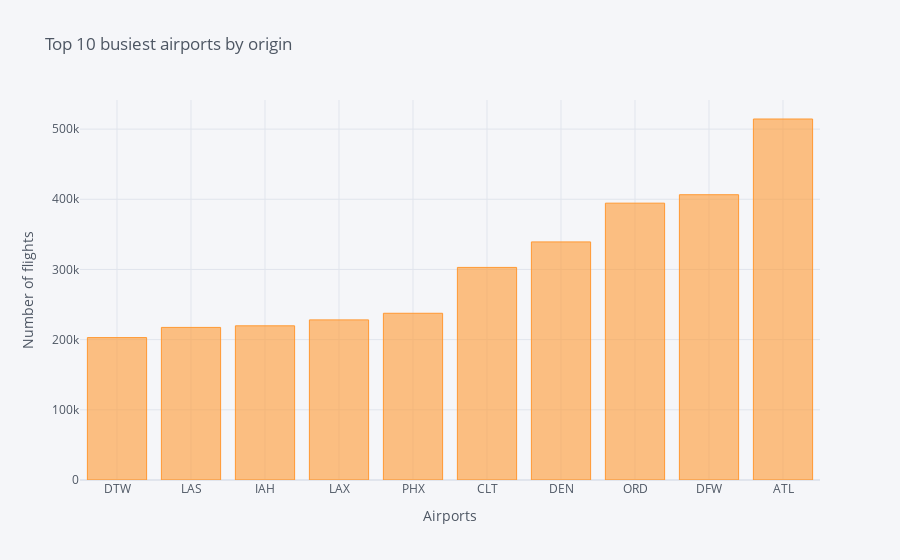

The code cell stored with this chart in its notebook:
### Code cell
origin.sort_values().tail(10).iplot(kind='bar',
                                title='Top 10 busiest airports by origin',
                                xTitle='Airports',
                                yTitle='Number of flights')

### Figure 1 — Plotly figure (JSON) as saved in the notebook; plotly's stock layout.template omitted (floating-point values rounded to 4 significant figures)
{"data": [{"marker": {"color": "rgba(255, 153, 51, 0.6)", "line": {"color": "rgba(255, 153, 51, 1.0)", "width": 1}}, "name": "OP_CARRIER", "orientation": "v", "text": "", "type": "bar", "x": ["DTW", "LAS", "IAH", "LAX", "PHX", "CLT", "DEN", "ORD", "DFW", "ATL"], "y": [202939, 217433, 219702, 228164, 237562, 302932, 339264, 394460, 406498, 514400]}], "layout": {"legend": {"bgcolor": "#F5F6F9", "font": {"color": "#4D5663"}}, "paper_bgcolor": "#F5F6F9", "plot_bgcolor": "#F5F6F9", "title": {"font": {"color": "#4D5663"}, "text": "Top 10 busiest airports by origin"}, "xaxis": {"gridcolor": "#E1E5ED", "showgrid": true, "tickfont": {"color": "#4D5663"}, "title": {"font": {"color": "#4D5663"}, "text": "Airports"}, "zerolinecolor": "#E1E5ED"}, "yaxis": {"gridcolor": "#E1E5ED", "showgrid": true, "tickfont": {"color": "#4D5663"}, "title": {"font": {"color": "#4D5663"}, "text": "Number of flights"}, "zerolinecolor": "#E1E5ED"}}}
